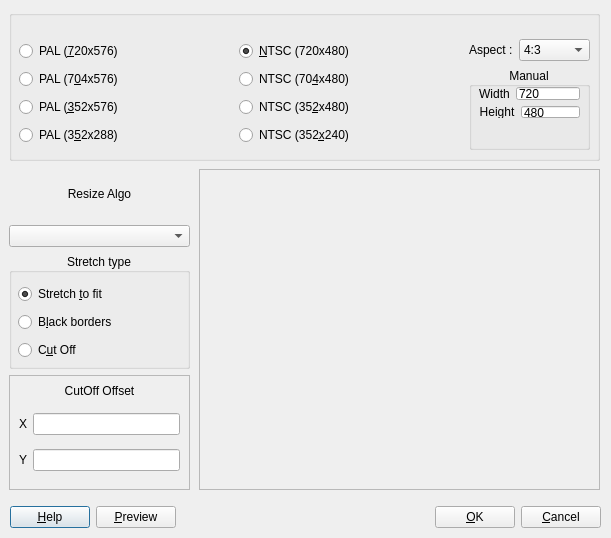
<?xml version="1.0" encoding="UTF-8"?>
<ui version="4.0">
 <class>CResizeDialog</class>
 <widget class="QDialog" name="CResizeDialog">
  <property name="geometry">
   <rect>
    <x>0</x>
    <y>0</y>
    <width>611</width>
    <height>538</height>
   </rect>
  </property>
  <property name="windowTitle">
   <string>Dialog</string>
  </property>
  <widget class="QGroupBox" name="groupBox">
   <property name="geometry">
    <rect>
     <x>9</x>
     <y>10</y>
     <width>591</width>
     <height>151</height>
    </rect>
   </property>
   <property name="title">
    <string/>
   </property>
   <widget class="QWidget" name="horizontalLayoutWidget_4">
    <property name="geometry">
     <rect>
      <x>10</x>
      <y>29</y>
      <width>571</width>
      <height>111</height>
     </rect>
    </property>
    <layout class="QHBoxLayout" name="horizontalLayout_4">
     <item>
      <layout class="QVBoxLayout" name="verticalLayout">
       <item>
        <widget class="QRadioButton" name="m_pRadio1">
         <property name="text">
          <string>PAL (&amp;720x576)</string>
         </property>
        </widget>
       </item>
       <item>
        <widget class="QRadioButton" name="m_pRadio2">
         <property name="text">
          <string>PAL (7&amp;04x576)</string>
         </property>
        </widget>
       </item>
       <item>
        <widget class="QRadioButton" name="m_pRadio3">
         <property name="text">
          <string>PAL (&amp;352x576)</string>
         </property>
        </widget>
       </item>
       <item>
        <widget class="QRadioButton" name="m_pRadio4">
         <property name="text">
          <string>PAL (3&amp;52x288)</string>
         </property>
        </widget>
       </item>
      </layout>
     </item>
     <item>
      <spacer name="horizontalSpacer">
       <property name="orientation">
        <enum>Qt::Horizontal</enum>
       </property>
       <property name="sizeHint" stdset="0">
        <size>
         <width>40</width>
         <height>20</height>
        </size>
       </property>
      </spacer>
     </item>
     <item>
      <layout class="QVBoxLayout" name="verticalLayout_2">
       <item>
        <widget class="QRadioButton" name="m_pRadio5">
         <property name="text">
          <string>&amp;NTSC (720x480)</string>
         </property>
         <property name="checked">
          <bool>true</bool>
         </property>
        </widget>
       </item>
       <item>
        <widget class="QRadioButton" name="m_pRadio6">
         <property name="text">
          <string>NTSC (70&amp;4x480)</string>
         </property>
        </widget>
       </item>
       <item>
        <widget class="QRadioButton" name="m_pRadio7">
         <property name="text">
          <string>NTSC (35&amp;2x480)</string>
         </property>
        </widget>
       </item>
       <item>
        <widget class="QRadioButton" name="m_pRadio8">
         <property name="text">
          <string>NTSC (352&amp;x240)</string>
         </property>
        </widget>
       </item>
      </layout>
     </item>
     <item>
      <spacer name="horizontalSpacer_2">
       <property name="orientation">
        <enum>Qt::Horizontal</enum>
       </property>
       <property name="sizeHint" stdset="0">
        <size>
         <width>40</width>
         <height>20</height>
        </size>
       </property>
      </spacer>
     </item>
     <item>
      <layout class="QVBoxLayout" name="verticalLayout_3">
       <item>
        <layout class="QHBoxLayout" name="horizontalLayout">
         <item>
          <widget class="QLabel" name="textLabel1_2">
           <property name="text">
            <string>Aspect :</string>
           </property>
          </widget>
         </item>
         <item>
          <widget class="QComboBox" name="m_pComboAspect">
           <item>
            <property name="text">
             <string>4:3</string>
            </property>
           </item>
           <item>
            <property name="text">
             <string>16:9</string>
            </property>
           </item>
           <item>
            <property name="text">
             <string>2.221:1</string>
            </property>
           </item>
          </widget>
         </item>
        </layout>
       </item>
       <item>
        <widget class="QGroupBox" name="groupBox_3">
         <property name="title">
          <string>Manual</string>
         </property>
         <property name="alignment">
          <set>Qt::AlignCenter</set>
         </property>
         <widget class="QWidget" name="layoutWidget">
          <property name="geometry">
           <rect>
            <x>10</x>
            <y>20</y>
            <width>101</width>
            <height>31</height>
           </rect>
          </property>
          <layout class="QVBoxLayout" name="verticalLayout_4">
           <item>
            <layout class="QHBoxLayout" name="horizontalLayout_2">
             <item>
              <widget class="QLabel" name="textLabel2">
               <property name="text">
                <string>Width</string>
               </property>
               <property name="alignment">
                <set>Qt::AlignCenter</set>
               </property>
              </widget>
             </item>
             <item>
              <widget class="QLineEdit" name="m_pEditWidth">
               <property name="text">
                <string>720</string>
               </property>
              </widget>
             </item>
            </layout>
           </item>
           <item>
            <layout class="QHBoxLayout" name="horizontalLayout_3">
             <item>
              <widget class="QLabel" name="textLabel3">
               <property name="text">
                <string>Height</string>
               </property>
               <property name="alignment">
                <set>Qt::AlignCenter</set>
               </property>
              </widget>
             </item>
             <item>
              <widget class="QLineEdit" name="m_pEditHeight">
               <property name="text">
                <string>480</string>
               </property>
              </widget>
             </item>
            </layout>
           </item>
          </layout>
         </widget>
        </widget>
       </item>
      </layout>
     </item>
    </layout>
   </widget>
  </widget>
  <widget class="QWidget" name="horizontalLayoutWidget_5">
   <property name="geometry">
    <rect>
     <x>10</x>
     <y>500</y>
     <width>591</width>
     <height>35</height>
    </rect>
   </property>
   <layout class="QHBoxLayout" name="horizontalLayout_5">
    <item>
     <widget class="QPushButton" name="buttonHelp">
      <property name="text">
       <string>&amp;Help</string>
      </property>
     </widget>
    </item>
    <item>
     <widget class="QPushButton" name="m_pButtonPreview">
      <property name="text">
       <string>&amp;Preview</string>
      </property>
     </widget>
    </item>
    <item>
     <spacer name="horizontalSpacer_5">
      <property name="orientation">
       <enum>Qt::Horizontal</enum>
      </property>
      <property name="sizeHint" stdset="0">
       <size>
        <width>40</width>
        <height>20</height>
       </size>
      </property>
     </spacer>
    </item>
    <item>
     <widget class="QPushButton" name="buttonOk">
      <property name="text">
       <string>&amp;OK</string>
      </property>
     </widget>
    </item>
    <item>
     <widget class="QPushButton" name="buttonCancel">
      <property name="text">
       <string>&amp;Cancel</string>
      </property>
     </widget>
    </item>
   </layout>
  </widget>
  <widget class="QWidget" name="verticalLayoutWidget_5">
   <property name="geometry">
    <rect>
     <x>9</x>
     <y>169</y>
     <width>181</width>
     <height>321</height>
    </rect>
   </property>
   <layout class="QVBoxLayout" name="verticalLayout_5">
    <item>
     <widget class="QLabel" name="textLabel1">
      <property name="minimumSize">
       <size>
        <width>0</width>
        <height>0</height>
       </size>
      </property>
      <property name="maximumSize">
       <size>
        <width>16777215</width>
        <height>50</height>
       </size>
      </property>
      <property name="text">
       <string>Resize Algo</string>
      </property>
      <property name="alignment">
       <set>Qt::AlignCenter</set>
      </property>
     </widget>
    </item>
    <item>
     <widget class="QComboBox" name="comboResizeAlgorithm"/>
    </item>
    <item>
     <widget class="QGroupBox" name="groupBox_2">
      <property name="title">
       <string>Stretch type</string>
      </property>
      <property name="alignment">
       <set>Qt::AlignCenter</set>
      </property>
      <widget class="QWidget" name="verticalLayoutWidget_6">
       <property name="geometry">
        <rect>
         <x>9</x>
         <y>29</y>
         <width>161</width>
         <height>81</height>
        </rect>
       </property>
       <layout class="QVBoxLayout" name="verticalLayout_6">
        <item>
         <widget class="QRadioButton" name="m_pRadioStretch1">
          <property name="text">
           <string>Stretch &amp;to fit</string>
          </property>
          <property name="checked">
           <bool>true</bool>
          </property>
         </widget>
        </item>
        <item>
         <widget class="QRadioButton" name="m_pRadioStretch2">
          <property name="text">
           <string>B&amp;lack borders</string>
          </property>
         </widget>
        </item>
        <item>
         <widget class="QRadioButton" name="m_pRadioStretch3">
          <property name="text">
           <string>C&amp;ut Off</string>
          </property>
         </widget>
        </item>
       </layout>
      </widget>
     </widget>
    </item>
    <item>
     <widget class="QFrame" name="frame_2">
      <property name="frameShape">
       <enum>QFrame::StyledPanel</enum>
      </property>
      <property name="frameShadow">
       <enum>QFrame::Raised</enum>
      </property>
      <widget class="QLabel" name="textLabel5_2">
       <property name="geometry">
        <rect>
         <x>10</x>
         <y>0</y>
         <width>161</width>
         <height>31</height>
        </rect>
       </property>
       <property name="text">
        <string>CutOff Offset</string>
       </property>
       <property name="alignment">
        <set>Qt::AlignCenter</set>
       </property>
      </widget>
      <widget class="QWidget" name="verticalLayoutWidget_7">
       <property name="geometry">
        <rect>
         <x>10</x>
         <y>30</y>
         <width>161</width>
         <height>74</height>
        </rect>
       </property>
       <layout class="QVBoxLayout" name="verticalLayout_7">
        <item>
         <layout class="QHBoxLayout" name="horizontalLayout_6">
          <item>
           <widget class="QLabel" name="textLabel2_2">
            <property name="text">
             <string>X</string>
            </property>
            <property name="alignment">
             <set>Qt::AlignCenter</set>
            </property>
           </widget>
          </item>
          <item>
           <widget class="QLineEdit" name="m_pEditOffsetX"/>
          </item>
         </layout>
        </item>
        <item>
         <layout class="QHBoxLayout" name="horizontalLayout_7">
          <item>
           <widget class="QLabel" name="textLabel3_2">
            <property name="text">
             <string>Y</string>
            </property>
            <property name="alignment">
             <set>Qt::AlignCenter</set>
            </property>
           </widget>
          </item>
          <item>
           <widget class="QLineEdit" name="m_pEditOffsetY"/>
          </item>
         </layout>
        </item>
       </layout>
      </widget>
     </widget>
    </item>
   </layout>
  </widget>
  <widget class="QFrame" name="frame">
   <property name="geometry">
    <rect>
     <x>199</x>
     <y>169</y>
     <width>401</width>
     <height>321</height>
    </rect>
   </property>
   <property name="frameShape">
    <enum>QFrame::StyledPanel</enum>
   </property>
   <property name="frameShadow">
    <enum>QFrame::Raised</enum>
   </property>
   <widget class="QWidget" name="gridLayoutWidget">
    <property name="geometry">
     <rect>
      <x>9</x>
      <y>9</y>
      <width>381</width>
      <height>301</height>
     </rect>
    </property>
    <layout class="QGridLayout" name="gridLayout">
     <item row="0" column="3">
      <spacer name="verticalSpacer">
       <property name="orientation">
        <enum>Qt::Vertical</enum>
       </property>
       <property name="sizeHint" stdset="0">
        <size>
         <width>20</width>
         <height>40</height>
        </size>
       </property>
      </spacer>
     </item>
     <item row="2" column="3">
      <spacer name="verticalSpacer_2">
       <property name="orientation">
        <enum>Qt::Vertical</enum>
       </property>
       <property name="sizeHint" stdset="0">
        <size>
         <width>20</width>
         <height>40</height>
        </size>
       </property>
      </spacer>
     </item>
     <item row="1" column="3">
      <layout class="QGridLayout" name="gridLayout_2">
       <item row="0" column="0">
        <widget class="QLabel" name="m_pPixmapPreview">
         <property name="text">
          <string/>
         </property>
         <property name="scaledContents">
          <bool>true</bool>
         </property>
        </widget>
       </item>
      </layout>
     </item>
     <item row="1" column="4">
      <spacer name="horizontalSpacer_4">
       <property name="orientation">
        <enum>Qt::Horizontal</enum>
       </property>
       <property name="sizeHint" stdset="0">
        <size>
         <width>40</width>
         <height>20</height>
        </size>
       </property>
      </spacer>
     </item>
     <item row="1" column="0">
      <spacer name="horizontalSpacer_3">
       <property name="orientation">
        <enum>Qt::Horizontal</enum>
       </property>
       <property name="sizeHint" stdset="0">
        <size>
         <width>40</width>
         <height>20</height>
        </size>
       </property>
      </spacer>
     </item>
    </layout>
   </widget>
  </widget>
 </widget>
 <resources/>
 <connections/>
</ui>
